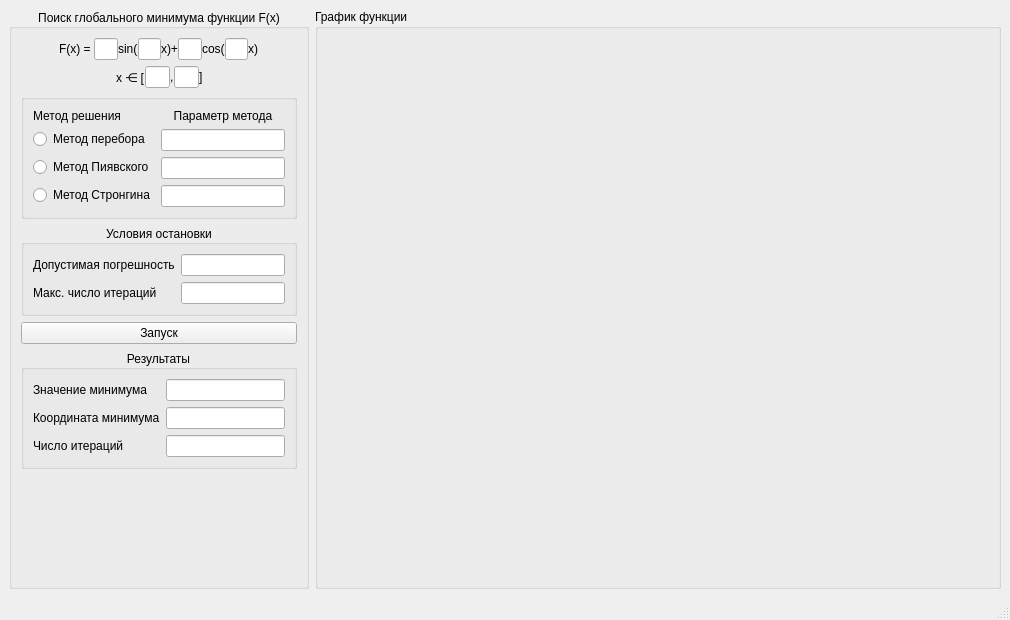
<?xml version="1.0" encoding="UTF-8"?>
<ui version="4.0">
 <class>MainWindow</class>
 <widget class="QMainWindow" name="MainWindow">
  <property name="geometry">
   <rect>
    <x>0</x>
    <y>0</y>
    <width>1010</width>
    <height>620</height>
   </rect>
  </property>
  <property name="windowTitle">
   <string>Зорин Олег 382003_3</string>
  </property>
  <property name="windowIcon">
   <iconset theme="applications-other">
    <normalon>../../../../../Pictures/photo106128215_457249659.png</normalon>
   </iconset>
  </property>
  <widget class="QWidget" name="centralwidget">
   <layout class="QHBoxLayout" name="horizontalLayout" stretch="0,0">
    <item>
     <widget class="QGroupBox" name="groupBox">
      <property name="maximumSize">
       <size>
        <width>300</width>
        <height>16777215</height>
       </size>
      </property>
      <property name="title">
       <string>Поиск глобального минимума функции F(x)</string>
      </property>
      <property name="alignment">
       <set>Qt::AlignCenter</set>
      </property>
      <layout class="QVBoxLayout" name="verticalLayout">
       <item>
        <layout class="QHBoxLayout" name="horizontalLayout_2">
         <property name="spacing">
          <number>0</number>
         </property>
         <property name="rightMargin">
          <number>0</number>
         </property>
         <item>
          <spacer name="horizontalSpacer_3">
           <property name="orientation">
            <enum>Qt::Horizontal</enum>
           </property>
           <property name="sizeHint" stdset="0">
            <size>
             <width>40</width>
             <height>20</height>
            </size>
           </property>
          </spacer>
         </item>
         <item>
          <widget class="QLabel" name="label_2">
           <property name="text">
            <string>F(x) = </string>
           </property>
          </widget>
         </item>
         <item>
          <widget class="QLineEdit" name="lineEditA">
           <property name="sizePolicy">
            <sizepolicy hsizetype="Expanding" vsizetype="Fixed">
             <horstretch>0</horstretch>
             <verstretch>0</verstretch>
            </sizepolicy>
           </property>
           <property name="maximumSize">
            <size>
             <width>25</width>
             <height>16777215</height>
            </size>
           </property>
          </widget>
         </item>
         <item>
          <widget class="QLabel" name="label_3">
           <property name="text">
            <string>sin(</string>
           </property>
          </widget>
         </item>
         <item>
          <widget class="QLineEdit" name="lineEditB">
           <property name="maximumSize">
            <size>
             <width>25</width>
             <height>16777215</height>
            </size>
           </property>
          </widget>
         </item>
         <item>
          <widget class="QLabel" name="label_4">
           <property name="text">
            <string>x)+</string>
           </property>
          </widget>
         </item>
         <item>
          <widget class="QLineEdit" name="lineEditC">
           <property name="maximumSize">
            <size>
             <width>25</width>
             <height>16777215</height>
            </size>
           </property>
          </widget>
         </item>
         <item>
          <widget class="QLabel" name="label_5">
           <property name="text">
            <string>cos(</string>
           </property>
          </widget>
         </item>
         <item>
          <widget class="QLineEdit" name="lineEditD">
           <property name="maximumSize">
            <size>
             <width>25</width>
             <height>16777215</height>
            </size>
           </property>
          </widget>
         </item>
         <item>
          <widget class="QLabel" name="label_6">
           <property name="text">
            <string>x)</string>
           </property>
          </widget>
         </item>
         <item>
          <spacer name="horizontalSpacer">
           <property name="orientation">
            <enum>Qt::Horizontal</enum>
           </property>
           <property name="sizeHint" stdset="0">
            <size>
             <width>40</width>
             <height>20</height>
            </size>
           </property>
          </spacer>
         </item>
        </layout>
       </item>
       <item>
        <layout class="QHBoxLayout" name="horizontalLayout_3">
         <property name="spacing">
          <number>0</number>
         </property>
         <property name="rightMargin">
          <number>0</number>
         </property>
         <item>
          <spacer name="horizontalSpacer_4">
           <property name="orientation">
            <enum>Qt::Horizontal</enum>
           </property>
           <property name="sizeHint" stdset="0">
            <size>
             <width>40</width>
             <height>20</height>
            </size>
           </property>
          </spacer>
         </item>
         <item>
          <widget class="QLabel" name="label">
           <property name="text">
            <string>x ⋲ [</string>
           </property>
          </widget>
         </item>
         <item>
          <widget class="QLineEdit" name="lineEditLeftBound">
           <property name="maximumSize">
            <size>
             <width>25</width>
             <height>16777215</height>
            </size>
           </property>
          </widget>
         </item>
         <item>
          <widget class="QLabel" name="label_7">
           <property name="text">
            <string>,</string>
           </property>
          </widget>
         </item>
         <item>
          <widget class="QLineEdit" name="lineEditRightBound">
           <property name="maximumSize">
            <size>
             <width>25</width>
             <height>16777215</height>
            </size>
           </property>
          </widget>
         </item>
         <item>
          <widget class="QLabel" name="label_8">
           <property name="text">
            <string>]</string>
           </property>
          </widget>
         </item>
         <item>
          <spacer name="horizontalSpacer_2">
           <property name="orientation">
            <enum>Qt::Horizontal</enum>
           </property>
           <property name="sizeHint" stdset="0">
            <size>
             <width>40</width>
             <height>20</height>
            </size>
           </property>
          </spacer>
         </item>
        </layout>
       </item>
       <item>
        <widget class="QGroupBox" name="groupBox_4">
         <property name="title">
          <string/>
         </property>
         <layout class="QFormLayout" name="formLayout_3">
          <item row="0" column="0">
           <widget class="QLabel" name="label_9">
            <property name="text">
             <string>Метод решения</string>
            </property>
            <property name="alignment">
             <set>Qt::AlignCenter</set>
            </property>
           </widget>
          </item>
          <item row="1" column="0">
           <widget class="QRadioButton" name="radioButtonEnum">
            <property name="text">
             <string>Метод перебора</string>
            </property>
           </widget>
          </item>
          <item row="2" column="0">
           <widget class="QRadioButton" name="radioButtonPiavski">
            <property name="text">
             <string>Метод Пиявского</string>
            </property>
           </widget>
          </item>
          <item row="3" column="0">
           <widget class="QRadioButton" name="radioButtonStrongin">
            <property name="text">
             <string>Метод Стронгина</string>
            </property>
           </widget>
          </item>
          <item row="0" column="1">
           <widget class="QLabel" name="label_10">
            <property name="text">
             <string>Параметр метода</string>
            </property>
            <property name="alignment">
             <set>Qt::AlignCenter</set>
            </property>
           </widget>
          </item>
          <item row="1" column="1">
           <widget class="QLineEdit" name="lineEdit_7">
            <property name="readOnly">
             <bool>true</bool>
            </property>
           </widget>
          </item>
          <item row="2" column="1">
           <widget class="QLineEdit" name="lineEditM"/>
          </item>
          <item row="3" column="1">
           <widget class="QLineEdit" name="lineEditR">
            <property name="readOnly">
             <bool>false</bool>
            </property>
           </widget>
          </item>
         </layout>
        </widget>
       </item>
       <item>
        <widget class="QGroupBox" name="groupBox_5">
         <property name="title">
          <string>Условия остановки</string>
         </property>
         <property name="alignment">
          <set>Qt::AlignCenter</set>
         </property>
         <layout class="QFormLayout" name="formLayout">
          <item row="0" column="0">
           <widget class="QLabel" name="label_11">
            <property name="text">
             <string>Допустимая погрешность</string>
            </property>
           </widget>
          </item>
          <item row="1" column="0">
           <widget class="QLabel" name="label_12">
            <property name="text">
             <string>Макс. число итераций</string>
            </property>
           </widget>
          </item>
          <item row="0" column="1">
           <widget class="QLineEdit" name="lineEditEps"/>
          </item>
          <item row="1" column="1">
           <widget class="QLineEdit" name="lineEditNmax"/>
          </item>
         </layout>
        </widget>
       </item>
       <item>
        <widget class="QPushButton" name="pushButtonRun">
         <property name="maximumSize">
          <size>
           <width>16777215</width>
           <height>16777215</height>
          </size>
         </property>
         <property name="layoutDirection">
          <enum>Qt::LeftToRight</enum>
         </property>
         <property name="text">
          <string>Запуск</string>
         </property>
        </widget>
       </item>
       <item>
        <widget class="QGroupBox" name="groupBox_3">
         <property name="title">
          <string>Результаты</string>
         </property>
         <property name="alignment">
          <set>Qt::AlignCenter</set>
         </property>
         <layout class="QFormLayout" name="formLayout_2">
          <item row="0" column="0">
           <widget class="QLabel" name="label_13">
            <property name="text">
             <string>Значение минимума</string>
            </property>
           </widget>
          </item>
          <item row="0" column="1">
           <widget class="QLineEdit" name="lineEditFmin">
            <property name="readOnly">
             <bool>true</bool>
            </property>
           </widget>
          </item>
          <item row="1" column="0">
           <widget class="QLabel" name="label_14">
            <property name="text">
             <string>Координата минимума</string>
            </property>
           </widget>
          </item>
          <item row="1" column="1">
           <widget class="QLineEdit" name="lineEditXmin">
            <property name="readOnly">
             <bool>true</bool>
            </property>
           </widget>
          </item>
          <item row="2" column="0">
           <widget class="QLabel" name="label_15">
            <property name="text">
             <string>Число итераций</string>
            </property>
           </widget>
          </item>
          <item row="2" column="1">
           <widget class="QLineEdit" name="lineEditN">
            <property name="readOnly">
             <bool>true</bool>
            </property>
           </widget>
          </item>
         </layout>
        </widget>
       </item>
       <item>
        <spacer name="verticalSpacer">
         <property name="orientation">
          <enum>Qt::Vertical</enum>
         </property>
         <property name="sizeHint" stdset="0">
          <size>
           <width>20</width>
           <height>40</height>
          </size>
         </property>
        </spacer>
       </item>
      </layout>
     </widget>
    </item>
    <item>
     <widget class="QGroupBox" name="groupBox_2">
      <property name="title">
       <string>График функции</string>
      </property>
      <layout class="QVBoxLayout" name="verticalLayout_2">
       <item>
        <widget class="QCustomPlot" name="graph" native="true"/>
       </item>
      </layout>
     </widget>
    </item>
   </layout>
  </widget>
  <widget class="QMenuBar" name="menubar">
   <property name="geometry">
    <rect>
     <x>0</x>
     <y>0</y>
     <width>1010</width>
     <height>26</height>
    </rect>
   </property>
  </widget>
  <widget class="QStatusBar" name="statusbar"/>
 </widget>
 <customwidgets>
  <customwidget>
   <class>QCustomPlot</class>
   <extends>QWidget</extends>
   <header>qcustomplot.h</header>
   <container>1</container>
  </customwidget>
 </customwidgets>
 <resources/>
 <connections/>
</ui>
